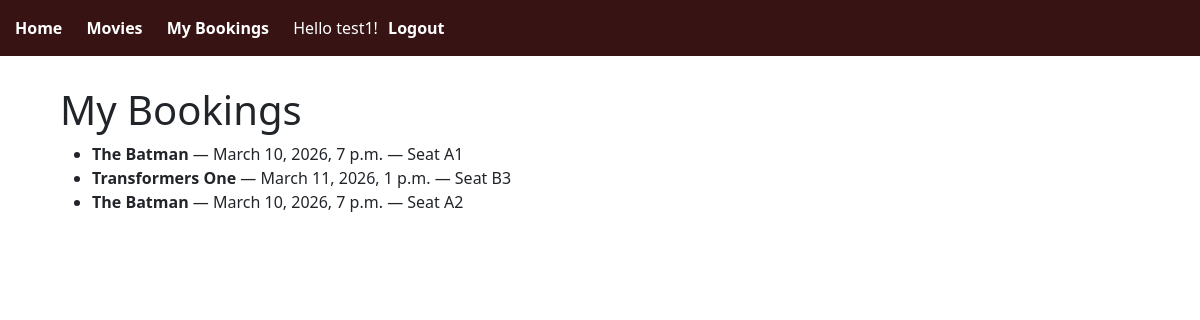
Page /bookings-page/ (signed in) on the earlier database version.
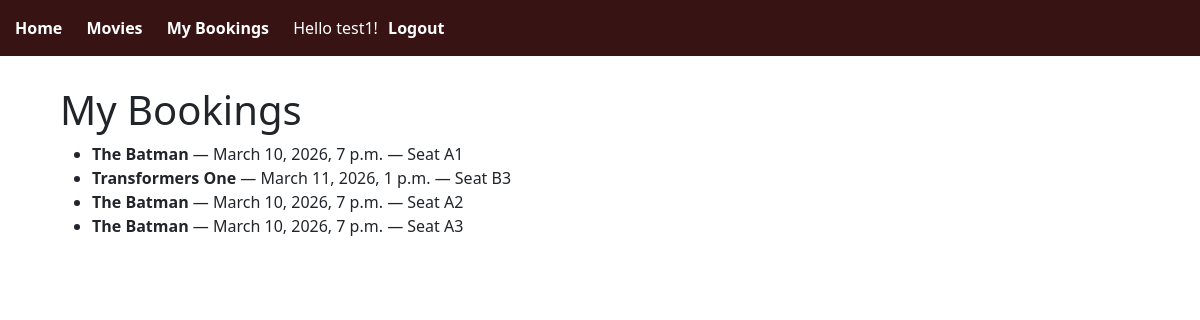
Same page on the later database version.
### bookings/models.py (models this page shows, shortened)
class Booking(models.Model):
    seat = models.ForeignKey(Seat, on_delete=models.CASCADE)
    user = models.ForeignKey(User, on_delete=models.CASCADE)
    booking_date = models.DateTimeField(auto_now_add=True)

class Seat(models.Model):
    showing = models.ForeignKey(Showing, on_delete=models.CASCADE)
    seat_number = models.CharField(max_length=5)
    booking_status = models.BooleanField()

class Showing(models.Model):
    movie = models.ForeignKey(Movie, on_delete=models.CASCADE)
    start_time = models.DateTimeField()

class Movie(models.Model):
    title = models.CharField(max_length=190)
    description = models.TextField()
    release_date = models.DateField()
    duration = models.PositiveIntegerField(help_text="Time in minutes")

### bookings/views.py (the view)
# urls.py: path('bookings-page/', views.booking_history, name='booking_history'),
@login_required
def booking_history(request):
    bookings = Booking.objects.filter(user=request.user).select_related(
        'seat__showing__movie',
        'seat__showing',
        'seat'
    )
    return render(request, 'bookings/booking_history.html', {'bookings': bookings})

### bookings/templates/bookings/booking_history.html
<!DOCTYPE html>
{% extends "bookings/base.html" %}
{% block content %}
<html>
<body>
    <h1>My Bookings</h1>
    <ul>
      {% for b in bookings %}
        <li>
          <strong>{{ b.seat.showing.movie.title }}</strong>
          — {{ b.seat.showing.start_time }}
          — Seat {{ b.seat.seat_number }}
        </li>
      {% empty %}
        <li>No bookings yet.</li>
      {% endfor %}
    </ul>
</body>
</html>
{% endblock %}

Differences in the rows shown:
added Booking: seat.showing.movie "The Batman", seat.showing.start_time "March 10, 2026, 7 p.m.", seat.seat_number "A3"
